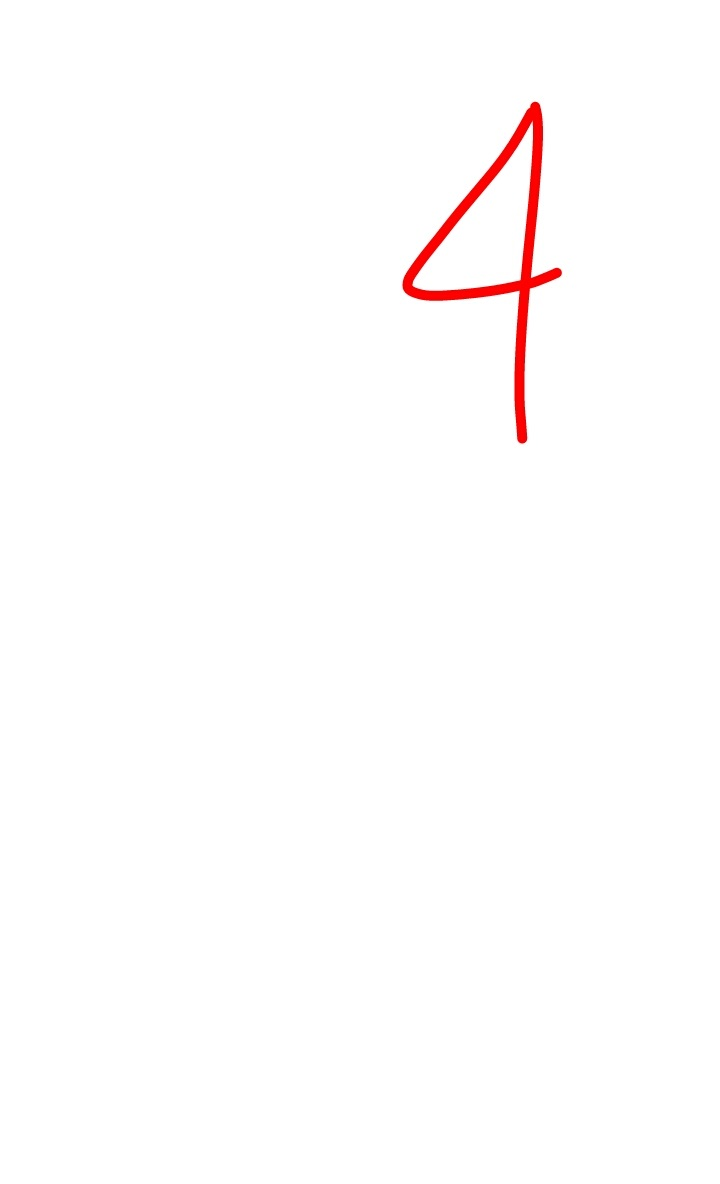
#> input picture api/Utility/sampleImageFromAndroidApp.png, 720 x 1184 px
$ python ImageProcessing.py   (Python 2 division)   (older library calls are emulated)
#> lines starting #> are read from the running program, lines starting #| are printed output that depends on the picture; after the words box and inside, x2 and y2 are one past the last pixel; in counts of white or black regions, pixels touching at a corner belong together
import os
import cv2
import sys
sys.path.append('../')
import random
import pandas as pd
import numpy as np
from PIL import Image


# We are using the MNIST Data from the train.csv file and we can use this following function
# to convert the full data in image format.
def createImagesForFullData():
    f_train = pd.read_csv('../Data/train.csv',sep=',')
    train_X = f_train.ix[1:,1:]
    train_Y = f_train.ix[1:,0]

    for idx in range(len(list(train_Y))):
        sample = np.array(np.uint8(train_X.iloc[idx])).reshape(28,28)
        im = Image.fromarray(sample)
        if os.path.exists('../Data/Images/' + str(list(train_Y)[idx])):
            im.save('../Data/Images/' + str(list(train_Y)[idx]) + '/' + str(idx) + '.png')
        else:
            os.mkdir('../Data/Images/' + str(list(train_Y)[idx]))
            im.save('../Data/Images/' + str(list(train_Y)[idx]) + '/' + str(idx) + '.png')

# Using this function we can convert pixel information of any mnist image to actual png image
def pixelToImage(pixels,name = "temp"):
    try:
        sample = np.array(np.uint8(pixels)).reshape(28,28)
        im = Image.fromarray(sample)
        im.save('../temp/Images/' + name + '.png')
        return True
    except:
        return False


# Using this function we can convert any image to it's corresponding pixel intensity array.
def imageToPixel(imgPath):
    # imgPath = extract_number(imgPath)
    pixels = np.uint8(np.asarray(Image.open(imgPath)).reshape(1,-1))
    return pixels

# Can't use this on ec2. Only for Debugging Purposes
def show_image(img):
	cv2.imshow("dst",img)
	cv2.waitKey()

# This function extracts different parts of the image (in our case different Digits)
def extract_number(imgPath, outputPath):
	#Reading the image file
#> called with imgPath = 'sampleImageFromAndroidApp.png', outputPath = './Intermediate/'
	img_original = cv2.imread(imgPath)
#> img_original is the input picture: shape (1184, 720, 3); mean B, G, R 252.9, 252.9, 254.8

	# print "Original Image"
	# show_image(img_original)

	# Change the Original Image to Black and white, if not already
	if img_original.shape[2] == 3:
		img_bw  = cv2.cvtColor(img_original, cv2.COLOR_BGR2GRAY)

	# print "Black and White Image"
	# show_image(img_bw)

	# Thresholding - Segmentation using simple thresholding
	ret,thresh = cv2.threshold(img_bw,220,255,0)
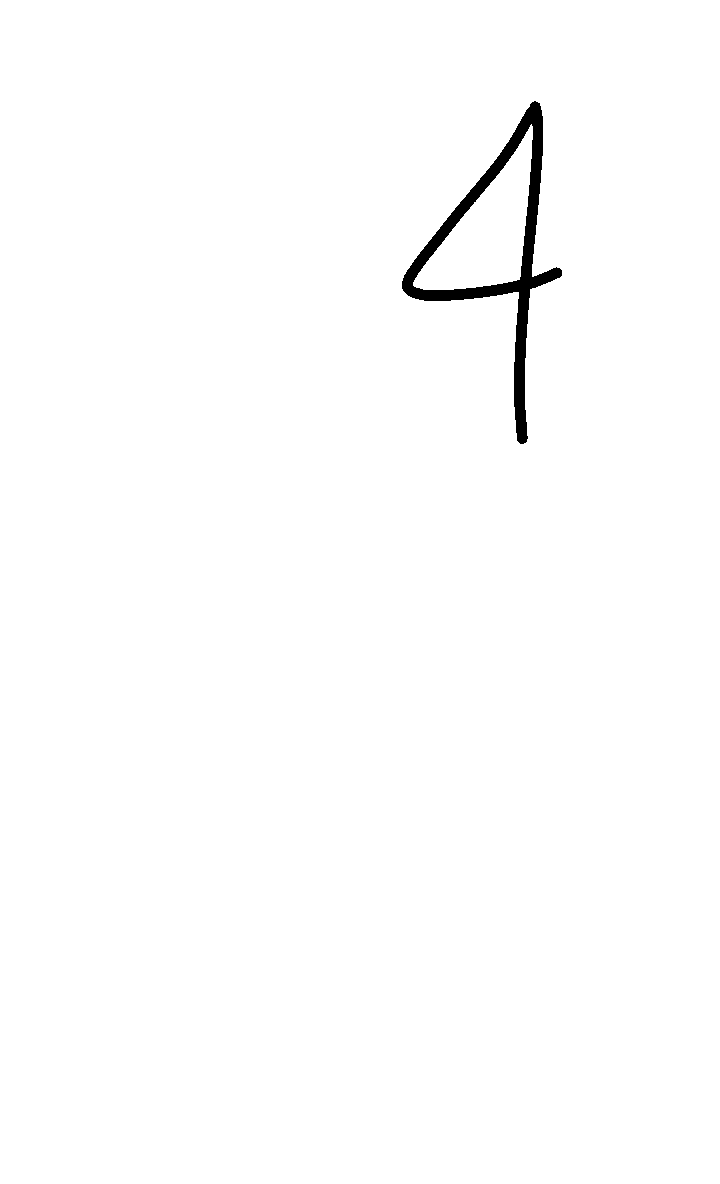
#> thresh: shape (1184, 720); 99.1% white; 1 black region

	# print "Thresholding Result"
	# show_image(thresh)


	# Below given function call is Finding contours and hierarchy within them.
	# Reason why we are using RETR_TREE - Because that makes us easy for us to just extract the numbers
	# from the images because those will mostly always be at the same hierarchy. It also helps us in excluding other
	# contours from different heirarchy levels which are captured.
	# Reason why we are using CHAIN_APPROX_SIMPLE approximation method is its enough for us to get the digit out of the image
	# and because it only return 4 corners of the boundary it's easy on the memory as well. In more complex situations
	# where the part of the image which is to be extracted is more complicated in terms of area capture CHAIN_APPROX_NONE.
	im,contours,hierarchy = cv2.findContours(thresh, cv2.RETR_TREE , cv2.CHAIN_APPROX_SIMPLE)
#> contours = 3 contours; box (x1, y1, x2, y2) and area: (0, 0, 720, 1184) 850577, (401, 100, 563, 445) 17054, (413, 124, 533, 290) 8804

	digits = []
	images = []

	# Finding all the relevant contours - out of all the contours based on the hierarchy
	for contour_idx in range(len(contours)):
		# Only select those contours which of level 1 in hierarchy
		if hierarchy[0][contour_idx][3] == 0:

			# Create a rectangular box for the contour
			x,y,w,h = cv2.boundingRect(contours[contour_idx])

			# Draw a rectangle on the black and white image - to mark where is the
			# digit in the image
			cv2.rectangle(img_bw,(x,y),(x+w,y+h),(0,255,0),2)

			# print "Contour Detection Result"
			# show_image(img_bw)

			# Crop the Contour - to just get the digit area from the image
			cropped = cv2.bitwise_not(thresh[y:y+h,x:x+w])

			# print "Cropped Digit"
			# show_image(cropped)

			# Get the shape (dimensions of the cropped image i.e the digit)
			a = cropped.shape
			height = a[0]
			width = a[1]

			####################################################################
			# Below given code performs the squaring of the digit image.
            # The image of the digit we get till the last section of the code is not exactly square
            # Where as each image that we have in mnist dataset on which we trained our model is square (28by28 pixel).
            # So to make our image more compatible with our model we make it exact square by centering the digit and adding
            # extra black pixels on one dimension (may it be height or width, which ever is less)

			_x = height if height > width else width
			_y = height if height > width else width

			square= np.zeros((_x,_y), np.uint8)


			new_squared_image_height_component_1 = (_y-height)//2
			new_squared_image_height_component_2 = _y-(_y-height)//2
			new_squared_image_width_component_1 = (_x-width)//2
			new_squared_image_width_component_2 = _x-(_x-width)//2

			width_difference = (new_squared_image_width_component_2 - new_squared_image_width_component_1) - width
			new_squared_image_width_component_1 = new_squared_image_width_component_1 + width_difference

			height_difference = (new_squared_image_height_component_2 - new_squared_image_height_component_1) - height
			new_squared_image_height_component_1 = new_squared_image_height_component_1 + height_difference

			square[new_squared_image_height_component_1:new_squared_image_height_component_2, new_squared_image_width_component_1:new_squared_image_width_component_2] = cropped

			####################################################################

			# print "Squared Image"
			# show_image(square)

            ####################################################################
            # Below given code is used to add padding to the top and bottom of the digit image
            # so that the digit itself is not touching the boundaries of the image. This is
            # done with maintaining the aspect ratio of digit so the information loss and distortion is
            # minimal. Before this code executes the digit was always sticking to the top and bottom boundary
            # but once this part executes the gap is increased.
			top_padding = 0
			for i in range(28):
				if max(square[0])>0:
					top_padding = i
					break

			square_height = square.shape[0]
			square_width = square.shape[1]

			if top_padding<square_height/5:
				new_square = np.zeros((square_width + ((square_height/5 - top_padding)*2) , square_height + ((square_height/5 - top_padding)*2)), np.uint8)
				new_square[((square_height/5 - top_padding)):square_height + ((square_height/5 - top_padding)),(square_height/5 - top_padding):square_width + (square_width/5 - top_padding)] = square

            ####################################################################

            # print "New Squared Image with padding"
			# show_image(new_square)

            # Image is resized and Dilated
			kernel = np.ones((2,2), np.uint8)
			dilated_image = cv2.dilate(new_square,kernel)

			final_number = cv2.resize(dilated_image,(28,28),interpolation = cv2.INTER_AREA)

			# print "Resized Image"
			# show_image(final_number)

            # Once again is Image Dilated after the resizing to increase the stroke width
			kernel = np.ones((1,1), np.uint8)
			final_number = cv2.dilate(final_number,kernel)

            # Final image is segmented to contain only black and white pixel.
			final_number [final_number > 0] = 255

			# print "Black and White Dilated Resized Image"
			# show_image(final_number)

			# show_image(final_number)

            # Finally we write this digit image into the persistent memmory (Hard disk) and append the path to this image
            # in digits list.
			cv2.imwrite(outputPath+str(contour_idx + 1) + ".png",final_number)
			digits.append(outputPath+str(contour_idx + 1) + ".png")
#> this loop made 3 passes
#> (x, y, w, h, height, width, new_squared_image_height_component_1, new_squared_image_height_component_2) on pass 2: (401, 100, 162, 345, 345, 162, 0, 345)
#> pass 2, in extract_number, `cropped = cv2.bitwise_not(thresh[y:y+h,x:x+w])`:
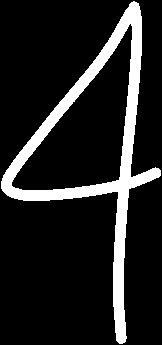
#> cropped: shape (345, 162); 13.6% white; 1 white region, box (x1, y1, x2, y2) and area: (1, 1, 161, 344) 7607
#> pass 2, in extract_number, `dilated_image = cv2.dilate(new_square,kernel)`:
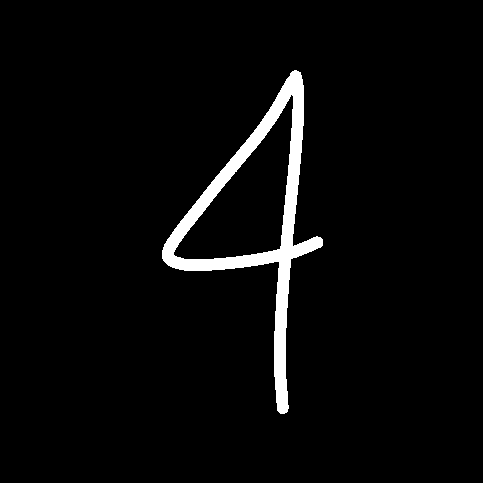
#> dilated_image: shape (483, 483); 3.6% white; 1 white region, box (x1, y1, x2, y2) and area: (162, 70, 323, 414) 8434
#> pass 2, in extract_number, `final_number = cv2.resize(dilated_image,(28,28),interpolation = cv2.IN..`:
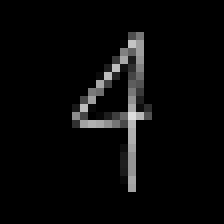
#> final_number: shape (28, 28) (shown 8 times larger); min 0, max 223, mean 9.2
#> after the loop:
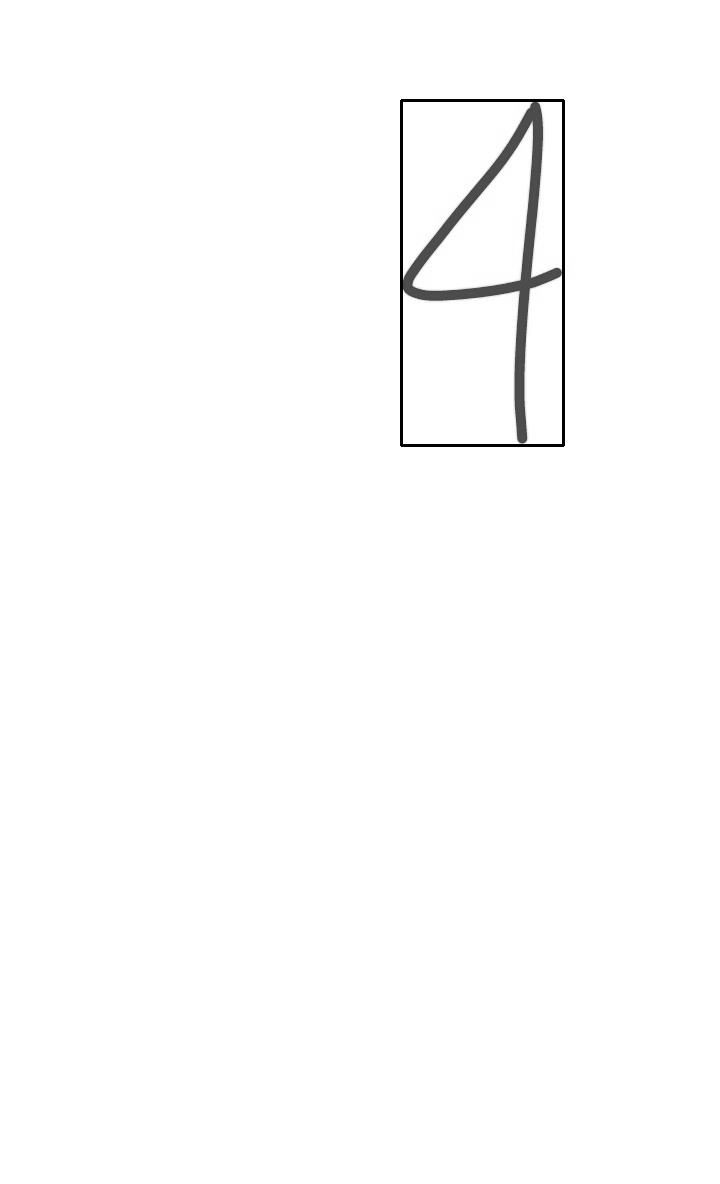
#> img_bw: shape (1184, 720); min 0, max 255, mean 252.6
#> after the loop:
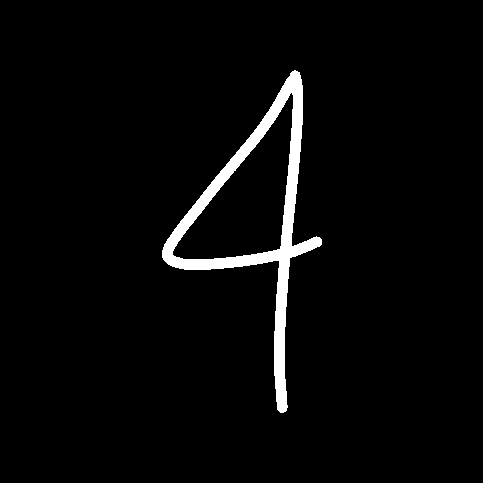
#> new_square: shape (483, 483); 3.3% white; 1 white region, box (x1, y1, x2, y2) and area: (162, 70, 322, 413) 7607
#> after the loop:
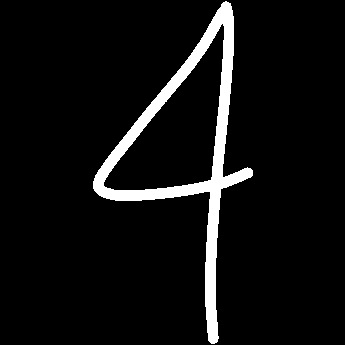
#> square: shape (345, 345); 6.4% white; 1 white region, box (x1, y1, x2, y2) and area: (93, 1, 253, 344) 7607
#> after the loop, digits = ['./Intermediate/2.png']

	return digits

if __name__ == '__main__':
	extract_number("sampleImageFromAndroidApp.png","./Intermediate/")
